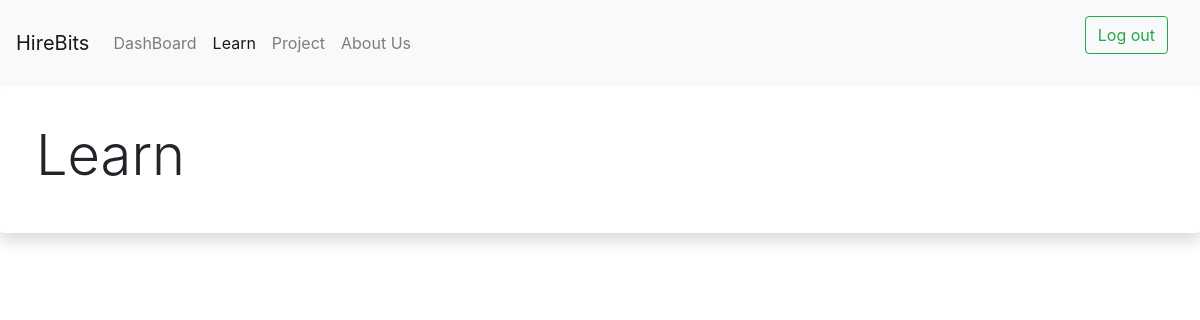
The app's page /learn/, older data.
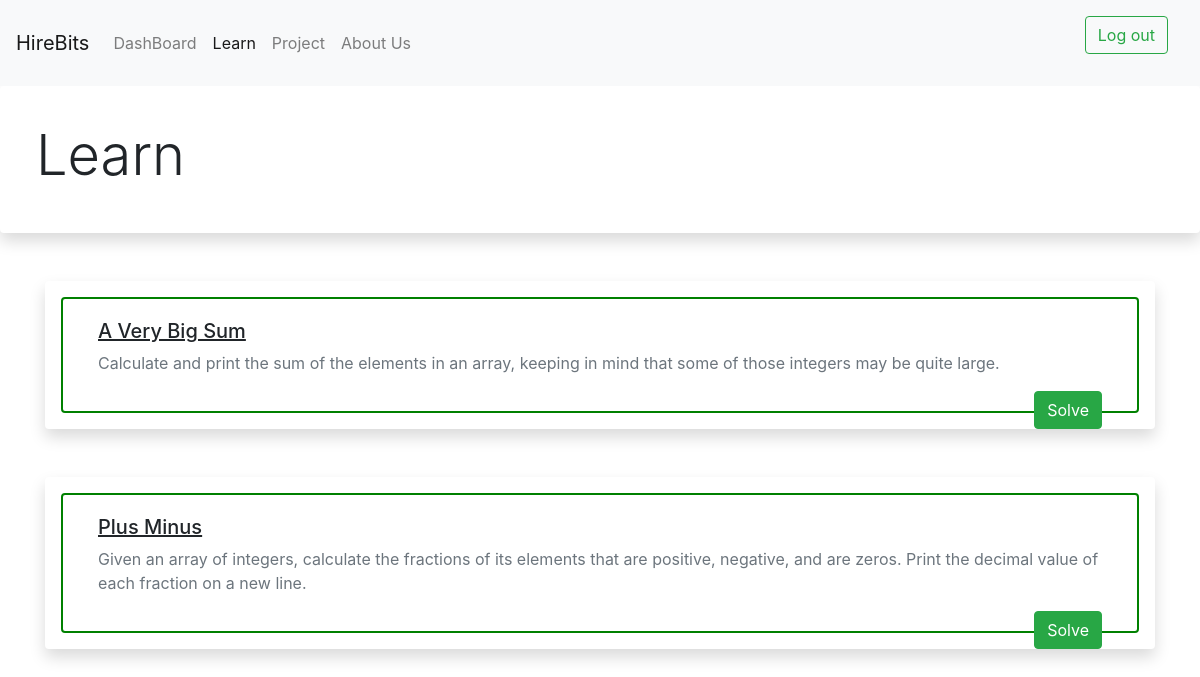
The same page, newer data.
### dashboard/models.py (models this page shows, shortened)
class learn_statements(models.Model):
    s_lname = models.CharField(max_length=200)
    s_ldescrip = models.CharField(max_length=400)
    s_lcontent = models.TextField()
    objects = models.Manager()

### dashboard/views.py (the view)
# urls.py: path('learn/', learn_page, name='lea_page'),
def learn_page(request):
    learns = learn_statements.objects.all()
    return render(request, 'learn.html', { 'learns': learns })

### dashboard/templates/learn.html (shortened to what this page needs)
<html>
<head>
    <link rel="stylesheet" href="https://stackpath.bootstrapcdn.com/bootstrap/4.3.1/css/bootstrap.min.css">
    </head>
<body>
    <nav class="navbar navbar-expand-lg navbar-light bg-light">
  <a class="navbar-brand" href="#">HireBits</a>
  <div class="collapse navbar-collapse" id="navbarSupportedContent">
    <ul class="navbar-nav mr-auto">
      <li class="nav-item">
        <a class="nav-link" href="{% url 'dash_page' %}">DashBoard </a>
      </li>
      <li class="nav-item active">
        <a class="nav-link" href="{% url 'lea_page' %}">Learn </a>
      </li>
      <li class="nav-item">
        <a class="nav-link" href="{% url 'prob_page' %}">Project </a>
      </li>
            <li class="nav-item">
        <a class="nav-link" href="#">About Us</a>
      </li>
         </ul>
    <nav class="navbar navbar-light bg-light">
  <form class="form-inline">
   <a class="btn btn-outline-success" href="{% url 'logout_view' %}">Log out</a>
  </form>
  </div>
</nav><div class="shadow p-3 mb-5 bg-white rounded">
    <div id=pad >
    <h1 class="display-4">Learn</h1>
        </div>
</div>
{% for learn in learns %}
    <div class="container rounded">
      <div class="shadow p-3 mb-5 bg-white rounded">
        <div class="container rounded " style="border:2px solid #008000;" >
            <div id=pad >
              <p class="h5" text-success><ins>{{ learn.s_lname }}</ins></p>
              <p class="text-muted">{{ learn.s_ldescrip }}</p>
                <div class="float-right">
                    <a class="btn btn-success" href="{% url 'solve_page' %}">Solve</a>
                </div>
            </div>
        </div>
      </div>
    </div>
    {% endfor %}
    </body>
    </html>

Row changes from the older to the newer data that the page shows:
added learn_statements: s_lname "A Very Big Sum", s_ldescrip "Calculate and print the sum of the elements in an array, keeping in mind that some of those integers may be quite large."
added learn_statements: s_lname "Plus Minus", s_ldescrip "Given an array of integers, calculate the fractions of its elements that are positive, negative, and are zeros. Print the decimal value of each fraction on a new line."
